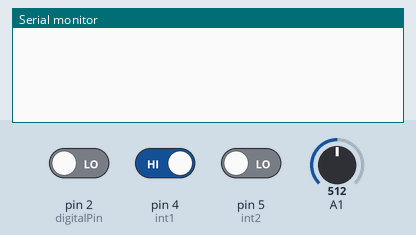
This sketch was run on a simulated Arduino Uno, built with avr-gcc and run on an emulated ATmega328P. Parts: the last lines printed to the serial monitor. The test bench sets the inputs (shaded band); at power-on: pin 4 (int1) HIGH, pin 5 (int2) LOW, pin 2 (digitalPin) LOW, A1 = 512.

Above: at 1.2 s.
1.3 s: pin 4 (int1) driven LOW
At 3.5 s:
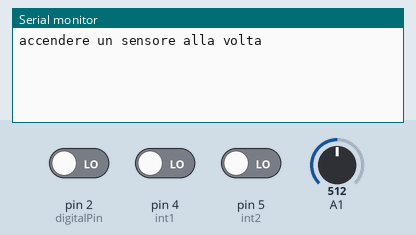
7.5 s: pin 5 (int2) driven HIGH
At 9.3 s:
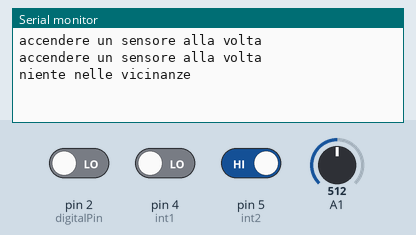
13.5 s: pin 4 (int1) driven HIGH
At 16.3 s:
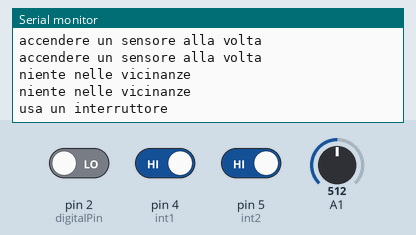
19.5 s: pin 5 (int2) driven LOW
At 22.0 s:
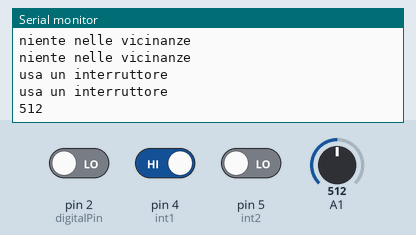
25.5 s: pin 2 (digitalPin) driven HIGH and pin 4 (int1) driven LOW and pin 5 (int2) driven HIGH
At 27.8 s:
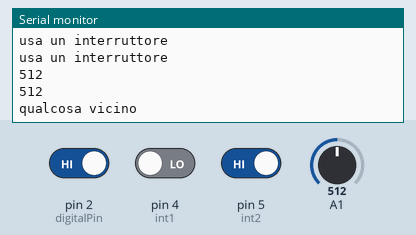

The sketch:

arduino1.ino
```cpp
#define int1 4
#define int2 5

unsigned long tempora, tempin = 0;
const int digitalPin = 2;
int val, interruttore1, interruttore2;

void setup()
{
  pinMode(int1, INPUT);
  pinMode(int2, INPUT);
  pinMode(digitalPin, INPUT);
  Serial.begin(9600);
}

void loop()
{
  tempora = millis();
  interruttore1 = digitalRead(int1);
  interruttore2 = digitalRead(int2);

  if (tempora - tempin >= 3000)
  {
    if (interruttore1 == LOW && interruttore2 == HIGH) //Funziona solo il sensore digitale
    {
      if (digitalRead(digitalPin) == HIGH)
        Serial.println("qualcosa vicino");
      else
        Serial.println("niente nelle vicinanze");
    }

    else if (interruttore1 == HIGH && interruttore2 == LOW) //Funziona solo il sensore analogico
    {
      val = analogRead(1);
      Serial.println(val, DEC);
    }

    else if (interruttore1 == HIGH && interruttore2 == HIGH) //Entrambi non funzionanti (spenti)
    {
      Serial.println("usa un interruttore");
    }

    else if (interruttore1 == LOW && interruttore2 == LOW) //Entrambi non funzionanti (accesi)
    {
      Serial.println("accendere un sensore alla volta");
    }

    tempin = tempora;
  }
}
```

Measured:
- after the input at 1.3 s, the serial monitor: prints a new line after 1.7 s (image 1)
- after the input at 7.5 s, the serial monitor: prints a new line after 1.5 s (image 2)
- after the input at 13.5 s, the serial monitor: prints a new line after 1.5 s (image 3)
- after the input at 19.5 s, the serial monitor: prints a new line after 1.5 s (image 4)
- after the input at 25.5 s, the serial monitor: prints a new line after 1.5 s (image 5)
